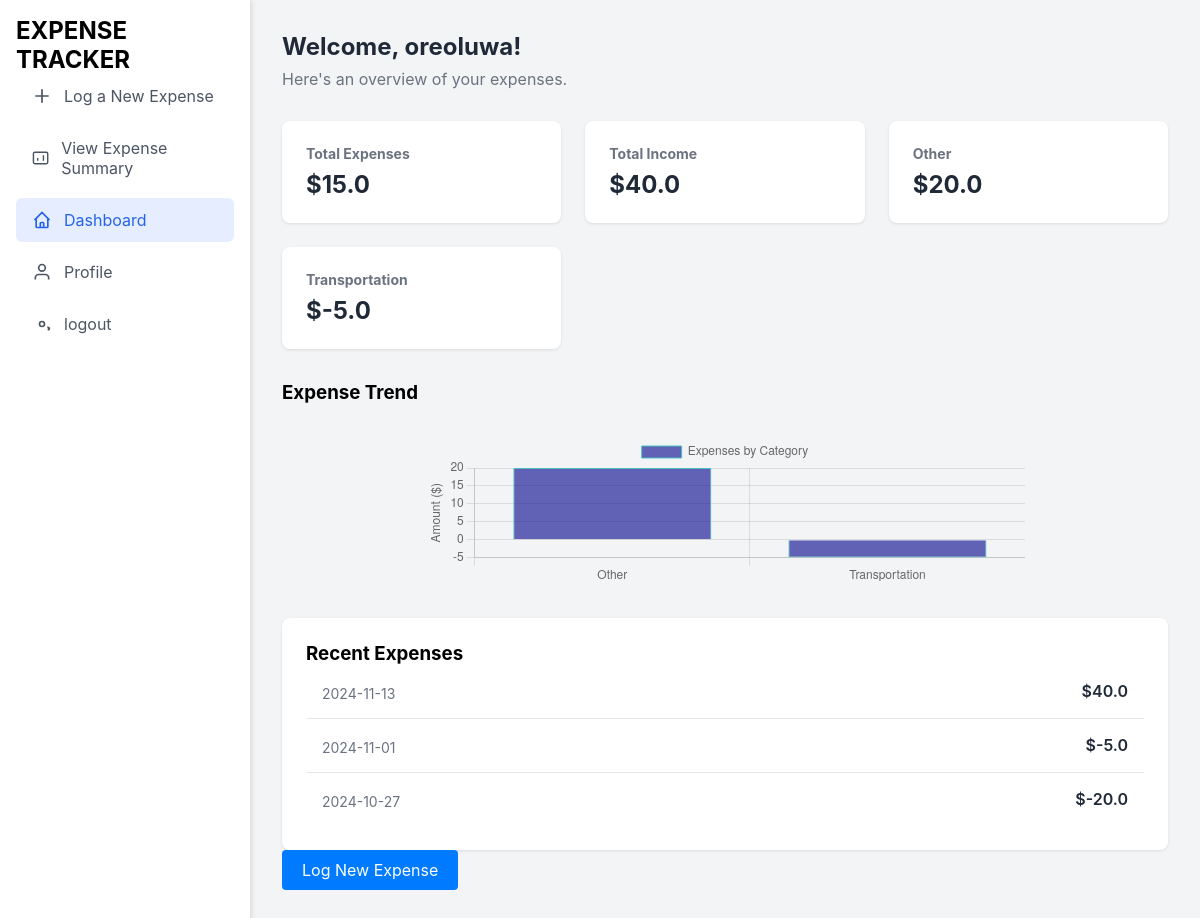
Page /home (signed in) on the committed database.
### tables this page shows
CREATE TABLE expenses (
        id INTEGER PRIMARY KEY AUTOINCREMENT,
        user_id INTEGER NOT NULL,
        amount REAL NOT NULL,
        category_id INTEGER,
        description TEXT,
        date TEXT NOT NULL,
        type TEXT NOT NULL,
        FOREIGN KEY (user_id) REFERENCES users (id)
                  FOREIGN KEY (category_id) REFERENCES categories (id)  -- Foreign key reference
    );

### my money/app.py (the view)
@app.route('/home')
def home():
    if 'user_id' not in session:
        return redirect(url_for('index'))
    user_id = session['user_id']
    username = session['username']
    expenses = expense_manager.get_user_expenses(user_id)
    total_expenses = expense_manager.get_total_expenses(user_id)
    total_income = expense_manager.get_total_income(user_id)
    expenses_by_category = expense_manager.get_expenses_by_category(user_id)
    categories = list(expenses_by_category.keys())
    amounts = list(expenses_by_category.values())
    return render_template('home.html',
                           username=username,
                           expenses=expenses,
                           total_expenses=total_expenses,
                           total_income=total_income,
                           expenses_by_category=expenses_by_category,
                           chart_categories=json.dumps(categories),
                           chart_amounts=json.dumps(amounts)
                        )

### my money/expense_manager.py (called while the page is built)
def get_db_connection():
    conn = sqlite3.connect(DATABASE)
    conn.row_factory = sqlite3.Row
    return conn

def get_user_expenses(user_id):
    conn = get_db_connection()
    cur = conn.cursor()
    cur.execute('SELECT * FROM expenses WHERE user_id = ? ORDER BY date DESC', (user_id,))
    expenses = cur.fetchall()
    conn.close()
    return expenses

def get_total_expenses(user_id):
    conn = get_db_connection()
    cur = conn.cursor()
    cur.execute('SELECT SUM(amount) as total FROM expenses WHERE user_id = ?', (user_id,))
    total = cur.fetchone()['total']
    conn.close()
    return round(total if total else 0, 2)

def get_total_income(user_id):
    conn = get_db_connection()
    cur = conn.cursor()
    cur.execute('SELECT SUM(amount) as total FROM expenses WHERE user_id = ? AND type = "income"', (user_id,))
    total = cur.fetchone()['total']
    conn.close()
    return round(total if total else 0, 2)

def get_expenses_by_category(user_id):
    conn = get_db_connection()
    cur = conn.cursor()
    cur.execute('''
    SELECT category_id, SUM(amount) as total
    FROM expenses
    WHERE user_id = ?
    GROUP BY category_id  -- Change category to category_id
    ''', (user_id,))
    categories = {row['category_id']: round(row['total'], 2) for row in cur.fetchall()}
    conn.close()
    return categories

### my money/templates/home.html (shortened to what this page needs)
<!DOCTYPE html>
<html lang="en">
<head>
</head>
<body>
    <div class="container">
        <aside class="sidebar">
            <h1>EXPENSE TRACKER</h1>
            <nav>
                <ul class="nav-list">
                    <li class="nav-item">
                        <a href="{{ url_for('log_expense') }}" class="nav-link">
                            <svg width="20" height="20" fill="none" stroke="currentColor" stroke-width="2" viewBox="0 0 24 24">
                                <path d="M12 4v16m8-8H4"></path>
                            </svg>
                            <span class="nav-text">Log a New Expense</span>
                        </a>
                    </li>
                    <li class="nav-item">
                        <a href="{{ url_for('summarize') }}" class="nav-link">
                            <svg width="20" height="20" fill="none" stroke="currentColor" stroke-width="2" viewBox="0 0 24 24">
                                <path d="M16 8v8m-8-4v4M4 4h16c1.1 0 2 .9 2 2v12c0 1.1-.9 2-2 2H4c-1.1 0-2-.9-2-2V6c0-1.1.9-2 2-2z"></path>
                            </svg>
                            <span class="nav-text">View Expense Summary</span>
                        </a>
                    </li>
                    <li class="nav-item">
                        <a href="{{ url_for('home') }}" class="nav-link active">
                            <svg width="20" height="20" fill="none" stroke="currentColor" stroke-width="2" viewBox="0 0 24 24">
                                <path d="M3 12l2-2m0 0l7-7 7 7M5 10v10a1 1 0 001 1h3m10-11l2 2m-2-2v10a1 1 0 01-1 1h-3m-6 0a1 1 0 001-1v-4a1 1 0 011-1h2a1 1 0 011 1v4a1 1 0 001 1m-6 0h6"></path>
                            </svg>
                            <span class="nav-text">Dashboard</span>
                        </a>
                    </li>
                    <li class="nav-item">
                        <a href="{{ url_for('profile') }}" class="nav-link">
                            <svg width="20" height="20" fill="none" stroke="currentColor" stroke-width="2" viewBox="0 0 24 24">
                                <path d="M20 21v-2a4 4 0 00-4-4H8a4 4 0 00-4 4v2"></path>
                                <circle cx="12" cy="7" r="4"></circle>
                            </svg>
                            <span class="nav-text">Profile</span>
                        </a>
                    </li>
                    <li class="nav-item">
                        <a href="{{ url_for('logout') }}" class="nav-link">
                            <span class="nav-text">logout</span>
                        </a>
                    </li>
                </ul>
            </nav>
        </aside>
        <main class="main-content">
            <div class="header">
                <h1>Welcome, {{ username }}!</h1>
                <p>Here's an overview of your expenses.</p>
            </div>
            <div class="stats-grid">
                <div class="stat-card">
                    <h3>Total Expenses</h3>
                    <div class="stat-value">${{ total_expenses }}</div>
                </div>
                <div class="stat-card">
                    <h3>Total Income</h3>
                    <div class="stat-value">${{ total_income }}</div>
                </div>
                {% for category, amount in expenses_by_category.items() %}
                <div class="stat-card">
                    <h3>{{ category }}</h3>
                    <div class="stat-value">${{ amount }}</div>
                </div>
                {% endfor %}
            </div>
          <div class="chart-section">
            <h3>Expense Trend</h3>
            <div class="chart-container">
                <canvas id="expenseChart"></canvas>
            </div>
        </div>
            <div class="recent-expenses">
                <h3>Recent Expenses</h3>
                {% if expenses %}
                    {% for expense in expenses %}
                    <div class="expense-item">
                        <div class="expense-info">
                            <div class="expense-date">{{ expense.date }}</div>
                        </div>
                        <div class="expense-amount">${{ expense.amount }}</div>
                    </div>
                    {% endfor %}
                {% else %}
                    <p>No expenses logged yet.</p>
                {% endif %}
            </div>
            <p><a href="{{ url_for('log_expense') }}" class="btn">Log New Expense</a></p>
        </main>
    </div>
    <script>
        const ctx = document.getElementById('expenseChart').getContext('2d');
        const categories = JSON.parse('{{ chart_categories|safe }}');
        const amounts = JSON.parse('{{ chart_amounts|safe }}');
        new Chart(ctx, {
            type: 'bar',
            data: {
                labels: categories,
                datasets: [{
                    label: 'Expenses by Category',
                    data: amounts,
                    backgroundColor: 'rgba(0, 0, 139, 0.6)',
                    borderColor: 'rgba(75, 192, 192, 1)',
                    borderWidth: 1
                }]
            },
            options: {
                responsive: true,
                maintainAspectRatio: false,
                scales: {
                    y: {
                        beginAtZero: true,
                        title: {
                            display: true,
                            text: 'Amount ($)'
                        }
                    }
                }
            }
        });
    </script>
</body>
</html>

### my money/templates/home.html (style rules this page uses)
* { margin: 0; padding: 0; box-sizing: border-box; }
body { font-family: -apple-system, BlinkMacSystemFont, 'Segoe UI', Roboto, Oxygen, Ubuntu, Cantarell, sans-serif; background-color: #f3f4f6; }
.container { display: flex; min-height: 100vh; }
.sidebar { width: 250px; background-color: white; padding: 1rem; box-shadow: 2px 0 5px rgba(0, 0, 0, 0.1); }
.nav-list { list-style: none; }
.nav-item { margin-bottom: 0.5rem; }
.nav-link { display: flex; align-items: center; padding: 0.75rem 1rem; color: #4b5563; text-decoration: none; border-radius: 0.375rem; transition: background-color 0.2s; }
.nav-link.active { background-color: #e5edff; color: #2563eb; }
.nav-text { margin-left: 0.75rem; }
.main-content { flex: 1; padding: 2rem; }
.header { margin-bottom: 2rem; }
.header h1 { color: #1f2937; font-size: 1.5rem; margin-bottom: 0.5rem; }
.header p { color: #6b7280; }
.stats-grid { display: grid; grid-template-columns: repeat(auto-fit, minmax(240px, 1fr)); gap: 1.5rem; margin-bottom: 2rem; }
.stat-card { background-color: white; padding: 1.5rem; border-radius: 0.5rem; box-shadow: 0 1px 3px rgba(0, 0, 0, 0.1); }
.stat-card h3 { color: #6b7280; font-size: 0.875rem; margin-bottom: 0.5rem; }
.stat-value { font-size: 1.5rem; font-weight: bold; color: #1f2937; }
.chart-container { width: 100%; max-width: 600px; margin: 2rem auto; }
.recent-expenses { background-color: white; padding: 1.5rem; border-radius: 0.5rem; box-shadow: 0 1px 3px rgba(0, 0, 0, 0.1); }
.expense-item { display: flex; justify-content: space-between; padding: 1rem; border-bottom: 1px solid #e5e7eb; }
.expense-item:last-child { border-bottom: none; }
.expense-date { color: #6b7280; font-size: 0.875rem; }
.expense-amount { font-weight: 600; color: #1f2937; }
.btn { display: inline-block; padding: 10px 20px; background-color: #007bff; color: white; text-decoration: none; border: none; border-radius: 4px; cursor: pointer; }

### rows in the picture
expenses: category "Transportation", amount "-5.0", date "2024-11-01"
expenses: date "2024-11-13", amount "40.0"
expenses: date "2024-10-27", amount "-20.0"

### other values in the picture
{{ username }} "oreoluwa"
{{ total_expenses }} "15.0"
{{ total_income }} "40.0"
{{ category }} "Other"
{{ amount }} "20.0"
chart data {{ chart_categories|safe }} ["Other", "Transportation"]
chart data {{ chart_amounts|safe }} [20.0, -5.0]
